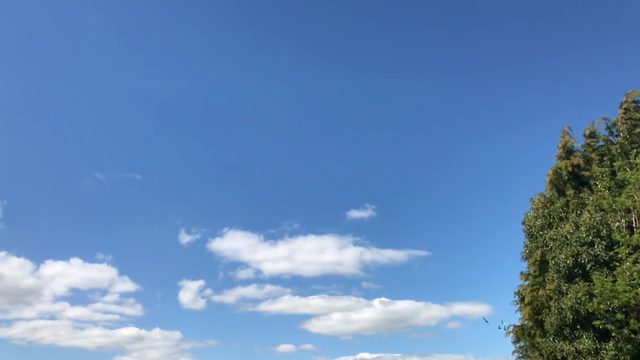
#> input picture frame 62 of Y2-Sem2/AI活用演習/2023-11-13/06_opencv_video/bird.mp4, 640 x 360 px
$ python birdvideo_extract_diff.py
#> lines starting #> are read from the running program, lines starting #| are printed output that depends on the picture; after the words box and inside, x2 and y2 are one past the last pixel; in counts of white or black regions, pixels touching at a corner belong together
import cv2
import os

# 前回のフレームを保持する変数
img_last = None

# 保存する画像の枚数を保持する変数
no = 0

# 保存先ディレクトリのパス
save_dir = "./exbird"

# 保存先ディレクトリが存在しなければ作成する
if not os.path.exists(save_dir):
    os.mkdir(save_dir)

# 動画ファイルを読み込むためのVideoCaptureオブジェクトを作成
cap = cv2.VideoCapture("bird.mp4")

# 無限ループでWebカメラからフレームを取得して動画ファイルに書き込む処理を繰り返す
while True:
    # フレームの取得が成功したかどうかのフラグと、取得したフレームの画像を取得
    ret, frame = cap.read()
#> frame is the input picture: shape (360, 640, 3); mean B, G, R 179.9, 134.7, 97.9

    # フレームの取得に失敗した場合はループを終了する
    if not ret:
        break

    # フレームをリサイズする
    frame = cv2.resize(frame, (640, 360))

    # 画像をグレースケールに変換する
    gray = cv2.cvtColor(frame, cv2.COLOR_BGR2GRAY)
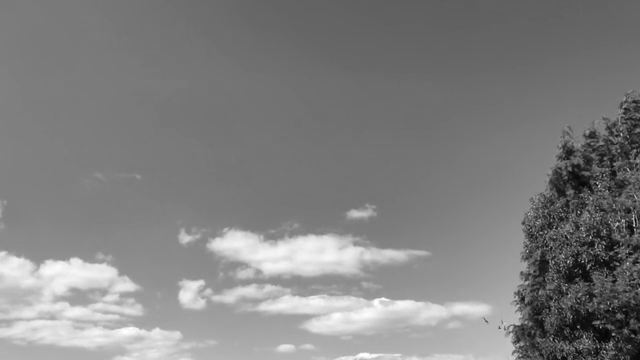
#> gray: shape (360, 640); min 4, max 255, mean 128.9

    # 画像にガウシアンフィルタを適用する
    gray = cv2.GaussianBlur(gray, (9, 9), 0)

    # 二値化処理を行い、白黒の画像に変換する
    img_b = cv2.threshold(gray, 127, 255, cv2.THRESH_BINARY)[1]
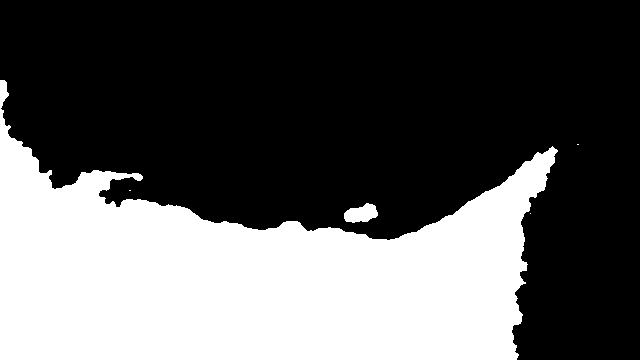
#> img_b: shape (360, 640); 35.7% white; 5 white regions (3 under 20 px), largest, box (x1, y1, x2, y2) and area: (0, 80, 558, 360) 81879, (344, 203, 378, 223) 466

    # 前回のフレームが存在する場合、フレーム間差分を計算して鳥の領域を検出する
    if not img_last is None:
        # 2つの画像の差分を計算する
        frame_diff = cv2.absdiff(img_last, img_b)
        # 輪郭を検出する
        cnts = cv2.findContours(frame_diff, cv2.RETR_EXTERNAL, cv2.CHAIN_APPROX_SIMPLE)[0]

        # 鳥の領域を取り出して保存する
        for pt in cnts:
            x, y, w, h = cv2.boundingRect(pt)
            # 領域が小さすぎる、または大きすぎる場合は無視する
            if w < 30 or w > 300:
                continue
            """ 鳥の領域を切り出して保存する """
            # imgexには、画像中で検出された鳥の領域が含まれています。
            # yからy+h-1までの範囲と、xからx+w-1までの範囲を切り出します。
            imgex = frame[y:y+h, x:x+w]

            # outfile変数に保存するファイル名を設定します。
            outfile = f"{save_dir}/{str(no)}.png"

            # cv2.imwrite関数を使用して画像を保存します。
            cv2.imwrite(outfile, imgex)

            # no変数に1を追加して、次のフレームで使用するファイル名を作成するために使用します。
            no += 1

    # 前回のフレームを更新する
    img_last = img_b

# 動画ファイルを解放する
cap.release()

# 処理が終了したことを表示する
print("OK")

$ run again, starting later in the video
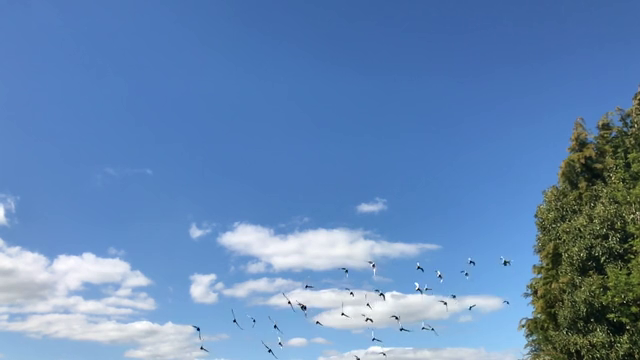
#> input picture frame 279 of Y2-Sem2/AI活用演習/2023-11-13/06_opencv_video/bird.mp4, 640 x 360 px
#> frame is the input picture: shape (360, 640, 3); mean B, G, R 181.6, 136.3, 100.2
#> `gray = cv2.cvtColor(frame, cv2.COLOR_BGR2GRAY)`:
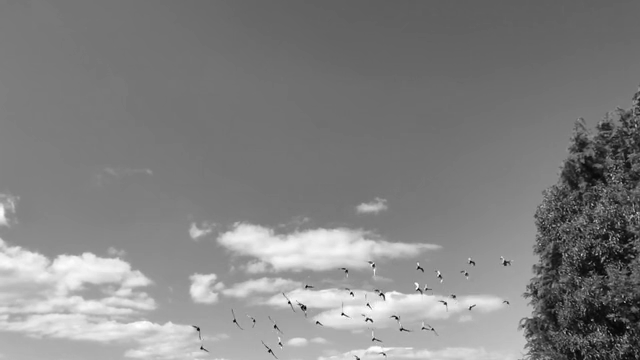
#> gray: shape (360, 640); min 0, max 255, mean 130.6
#> `img_b = cv2.threshold(gray, 127, 255, cv2.THRESH_BINARY)[1]`:
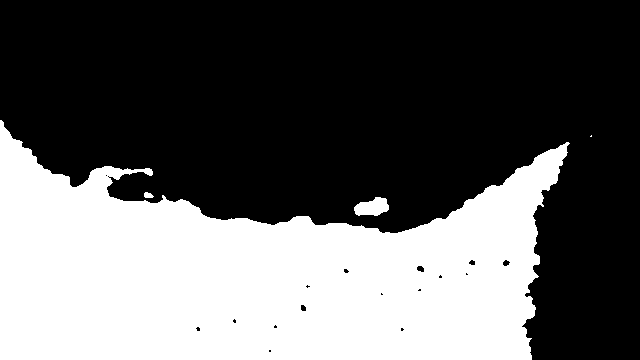
#> img_b: shape (360, 640); 37.5% white; 4 white regions (1 under 20 px), largest, box (x1, y1, x2, y2) and area: (0, 120, 570, 360) 85935, (354, 197, 389, 216) 470, (144, 192, 154, 198) 45

$ run again, starting later in the video
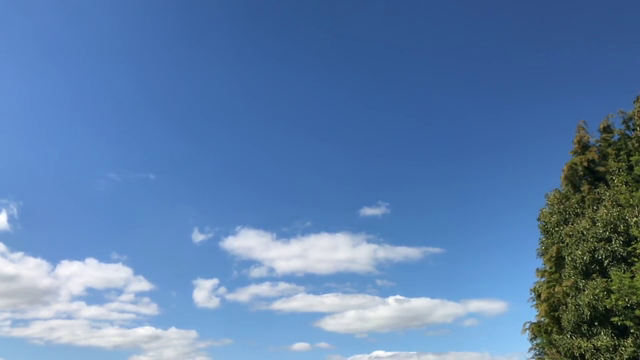
#> input picture frame 496 of Y2-Sem2/AI活用演習/2023-11-13/06_opencv_video/bird.mp4, 640 x 360 px
#> frame is the input picture: shape (360, 640, 3); mean B, G, R 171.4, 127.3, 92.2
#> `gray = cv2.cvtColor(frame, cv2.COLOR_BGR2GRAY)`:
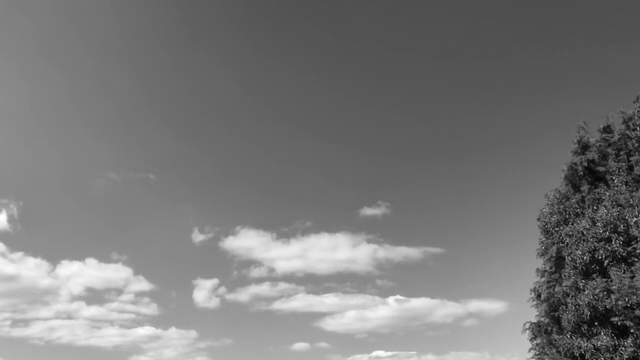
#> gray: shape (360, 640); min 4, max 254, mean 121.7
#> `img_b = cv2.threshold(gray, 127, 255, cv2.THRESH_BINARY)[1]`:
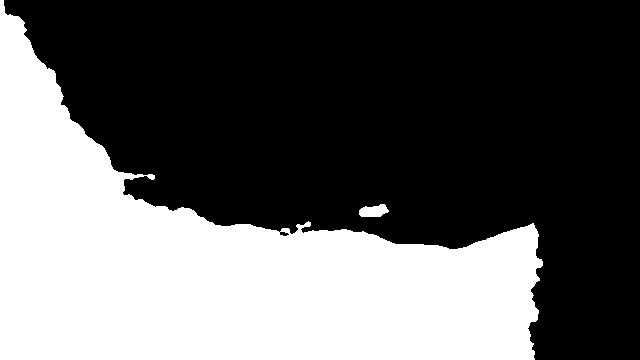
#> img_b: shape (360, 640); 38.1% white; 2 white regions, box (x1, y1, x2, y2) and area: (0, 0, 543, 360) 87594, (359, 204, 389, 217) 286
